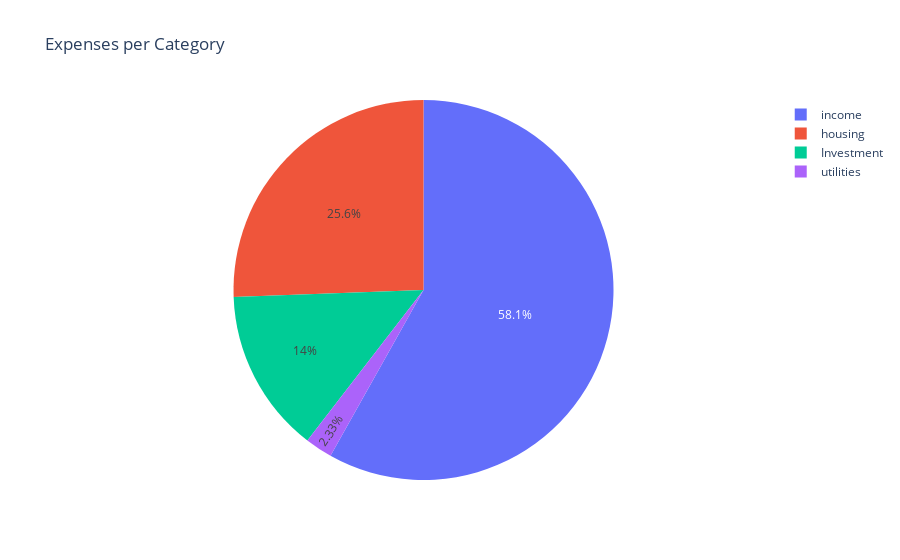

The notebook cell this image was saved under:
### Code cell
pie = expenses_pie_chart(t, show_earnings=True, show_investments=True)
pie.show()

### Figure 1 — Plotly figure (JSON) as saved in the notebook; plotly's stock layout.template omitted (floating-point values rounded to 4 significant figures)
{"data": [{"domain": {"x": [0, 1], "y": [0, 1]}, "hovertemplate": "Category=%{label}<br>Amount (€)=%{value}<extra></extra>", "labels": ["Investment", "housing", "income", "utilities"], "legendgroup": "", "name": "", "showlegend": true, "type": "pie", "values": [600, 1100, 2500, 100]}], "layout": {"legend": {"tracegroupgap": 0}, "title": {"text": "Expenses per Category"}}}
